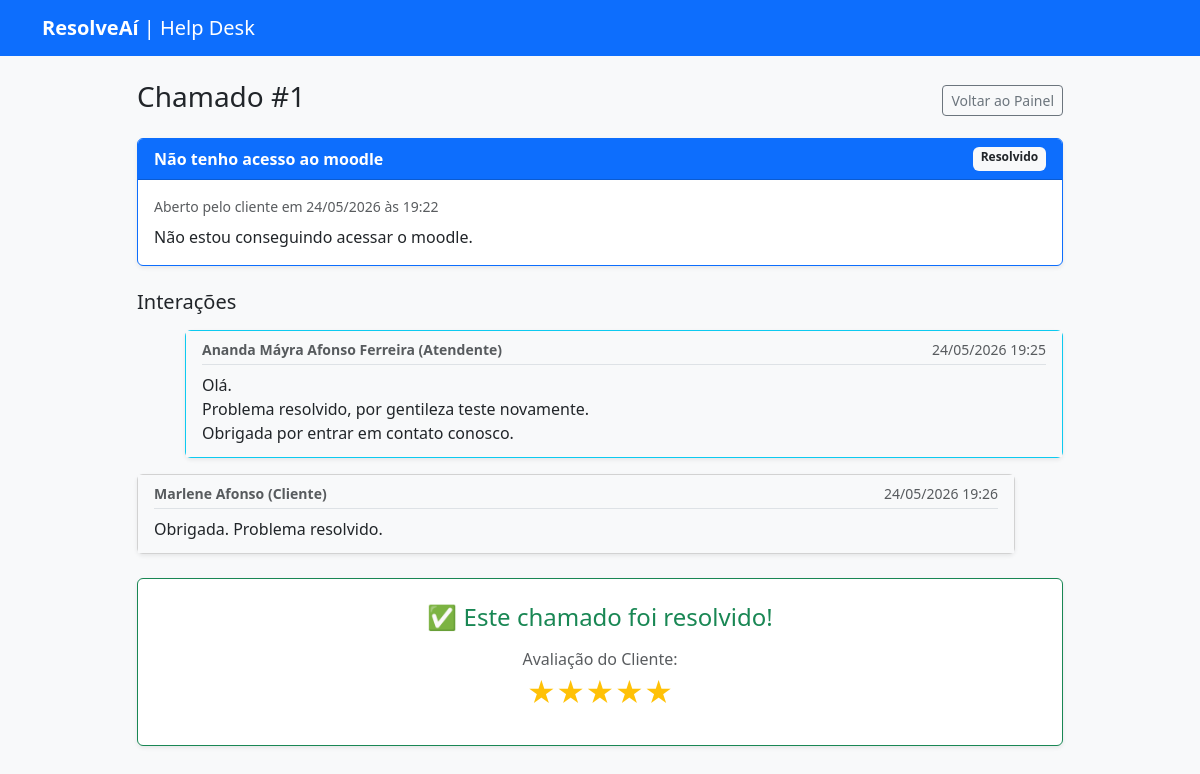
Page /ticket/1 (signed in) on the committed database.
### app/models.py (models this page shows)
class Ticket(db.Model):
    id = db.Column(db.Integer, primary_key=True)
    titulo = db.Column(db.String(150), nullable=False)
    descricao = db.Column(db.Text, nullable=False)
    status = db.Column(db.String(50), default='Aberto')
    data_criacao = db.Column(db.DateTime, default=datetime.utcnow)
    nota = db.Column(db.Integer, nullable=True)
    cliente_id = db.Column(db.Integer, db.ForeignKey('user.id'), nullable=False)
    respostas = db.relationship('Reply', backref='ticket_original', lazy=True)

class Reply(db.Model):
    id = db.Column(db.Integer, primary_key=True)
    texto = db.Column(db.Text, nullable=False)
    data_resposta = db.Column(db.DateTime, default=datetime.utcnow)
    ticket_id = db.Column(db.Integer, db.ForeignKey('ticket.id'), nullable=False)
    autor_id = db.Column(db.Integer, db.ForeignKey('user.id'), nullable=False)

class User(UserMixin, db.Model):
    id = db.Column(db.Integer, primary_key=True)
    nome = db.Column(db.String(100), nullable=False)
    email = db.Column(db.String(120), unique=True, nullable=False)
    senha = db.Column(db.String(200), nullable=False)
    tipo = db.Column(db.String(20), nullable=False, default='cliente')
    tickets = db.relationship('Ticket', backref='cliente', lazy=True)
    respostas = db.relationship('Reply', backref='autor', lazy=True)

### app/routes.py (the view, shortened to what this page needs)
@bp.route('/ticket/<int:id>', methods=['GET', 'POST'])
@login_required
def ver_ticket(id):
    ticket = Ticket.query.get_or_404(id)
    return render_template('ticket.html', ticket=ticket)

### app/__init__.py (called while the page is built)
def create_app():
    app = Flask(__name__)
    app.config['SECRET_KEY'] = 'chave_super_secreta_para_sessoes'
    app.config['SQLALCHEMY_DATABASE_URI'] = 'sqlite:///database.db'
    app.config['SQLALCHEMY_TRACK_MODIFICATIONS'] = False
    db.init_app(app)
    login_manager.init_app(app)
    login_manager.login_view = 'main.login' # Redireciona não-logados pra cá
    login_manager.login_message = "Por favor, faça login para acessar esta página."
    from app.models import User
    @login_manager.user_loader
    def load_user(user_id):
        return User.query.get(int(user_id))
    from app.routes import bp
    app.register_blueprint(bp)
    return app

### app/templates/ticket.html (shortened to what this page needs)
{% extends "base.html" %}
{% block content %}
<div class="row mt-4">
    <div class="col-md-10 mx-auto">
        <div class="d-flex justify-content-between align-items-center mb-3">
            <h3>Chamado #{{ ticket.id }}</h3>
            <a href="/" class="btn btn-outline-secondary btn-sm">Voltar ao Painel</a>
        </div>
        <div class="card shadow-sm mb-4 border-primary">
            <div class="card-header text-white bg-primary d-flex justify-content-between">
                <span><strong>{{ ticket.titulo }}</strong></span>
                <span class="badge bg-light text-dark">{{ ticket.status }}</span>
            </div>
            <div class="card-body">
                <p class="text-muted small mb-2">Aberto pelo cliente em {{ ticket.data_criacao.strftime('%d/%m/%Y às %H:%M') }}</p>
                <p class="mb-0" style="white-space: pre-wrap;">{{ ticket.descricao }}</p>
            </div>
        </div>
        <h5 class="mb-3">Interações</h5>
        {% for resposta in ticket.respostas %}
            <div class="card shadow-sm mb-3 {% if resposta.autor.tipo != 'cliente' %}border-info ms-5{% else %}me-5{% endif %}">
                <div class="card-body py-2 px-3 bg-light">
                    <div class="d-flex justify-content-between text-muted small mb-2 border-bottom pb-1">
                        <strong>{{ resposta.autor.nome }} ({{ resposta.autor.tipo | capitalize }})</strong>
                        <span>{{ resposta.data_resposta.strftime('%d/%m/%Y %H:%M') }}</span>
                    </div>
                    <p class="mb-1" style="white-space: pre-wrap;">{{ resposta.texto }}</p>
                </div>
            </div>
        {% else %}
            <p class="text-muted fst-italic">Nenhuma resposta ainda. Aguarde o atendimento.</p>
        {% endfor %}
        {% if ticket.status != 'Resolvido' %}
            <div class="card shadow-sm mt-4 border-secondary">
                <div class="card-body">
                    <form method="POST" action="/ticket/{{ ticket.id }}">
                        <input type="hidden" name="acao" value="responder">
                        <div class="mb-3">
                            <label for="texto" class="form-label">Adicionar nova resposta</label>
                            <textarea class="form-control" id="texto" name="texto" rows="3" required placeholder="Digite sua resposta aqui..."></textarea>
                        </div>
                        <button type="submit" class="btn btn-primary">Enviar Resposta</button>
                    </form>
                    <hr class="my-4">
                    <form method="POST" action="/ticket/{{ ticket.id }}" class="text-end">
                        <input type="hidden" name="acao" value="resolver">
                        <span class="text-muted small me-2">O problema foi solucionado?</span>
                        <button type="submit" class="btn btn-success">Marcar como Resolvido</button>
                    </form>
                </div>
            </div>
        {% else %}
            <div class="card shadow-sm mt-4 border-success">
                <div class="card-body text-center py-4">
                    <h4 class="text-success mb-3">✅ Este chamado foi resolvido!</h4>
                    {% if ticket.nota %}
                        <div class="mb-2">
                            <span class="text-muted">Avaliação do Cliente:</span>
                            <div class="fs-3 text-warning">
                                {% for i in range(ticket.nota) %}★{% endfor %}{% for i in range(5 - ticket.nota) %}☆{% endfor %}
                            </div>
                        </div>
                    {% else %}
                        <p class="text-muted mb-0">Aguardando a avaliação do cliente.</p>
                    {% endif %}
                </div>
            </div>
        {% endif %}
    </div>
</div>
{% endblock %}

### app/templates/base.html (shortened to what this page needs)
<!DOCTYPE html>
<html lang="pt-BR">
<head>
    <link href="https://cdn.jsdelivr.net/npm/bootstrap@5.3.0/dist/css/bootstrap.min.css" rel="stylesheet">
</head>
<body class="bg-light">
    <nav class="navbar navbar-expand-lg navbar-dark bg-primary mb-4">
        <div class="container">
            <a class="navbar-brand" href="/"><strong>ResolveAí</strong> | Help Desk</a>
        </div>
    </nav>
    <div class="container">
        {% block content %}{% endblock %}
    </div>
</body>
</html>

### rows in the picture
Ticket: id "1", titulo "Não tenho acesso ao moodle", status "Resolvido", data_criacao "24/05/2026 às 19:22", descricao "Não estou conseguindo acessar o moodle."
Reply: autor.nome "Ananda Máyra Afonso Ferreira", autor.tipo "Atendente", data_resposta "24/05/2026 19:25", texto "Olá. Problema resolvido, por gentileza teste novamente. Obrigada por entrar em contato conosco."
Reply: autor.nome "Marlene Afonso", autor.tipo "Cliente", data_resposta "24/05/2026 19:26", texto "Obrigada. Problema resolvido."
